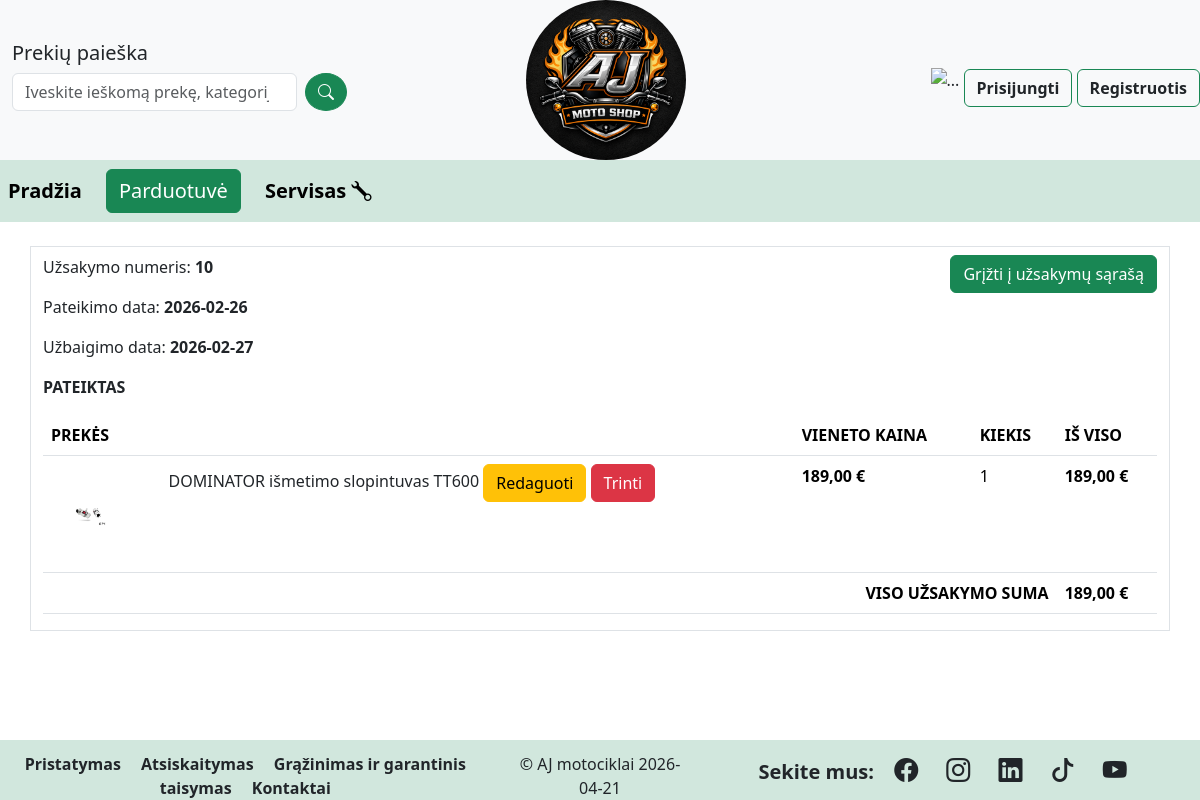
Before: /orders/10 with the older database file.
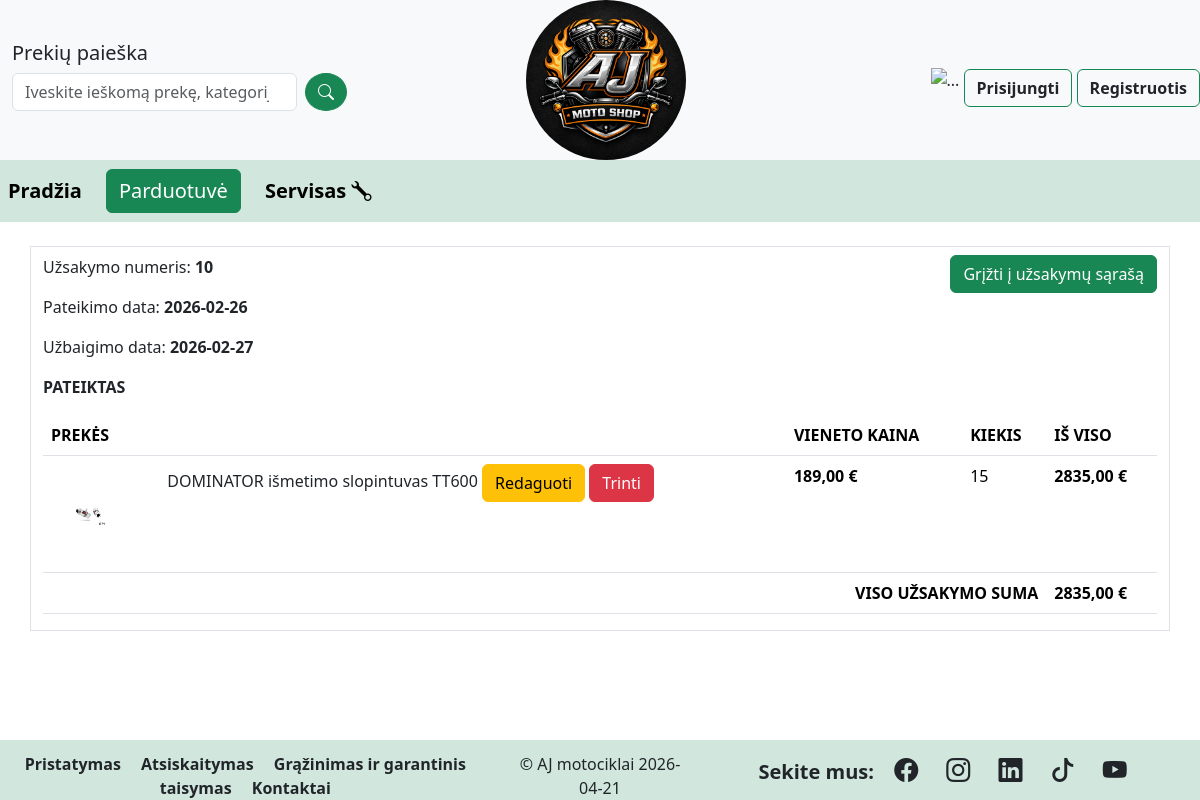
After: the same page with the newer database file.
### motoshop/models.py (models this page shows, shortened)
class OrderLine(models.Model):
    order = models.ForeignKey(verbose_name='Užsakymas',
                              to=Order,
                              on_delete=models.DO_NOTHING,
                              db_constraint = False,
                              null = False,
                              blank = False,
                              related_name = 'ol')
    product_category = models.ForeignKey(verbose_name='Prekės kategorija',
                                         to=ProductCategory,
                                         on_delete=models.CASCADE,
                                         null = True,
                                         blank = True)
    product = ChainedForeignKey(verbose_name='Produktas',
                                to=Product,
                                chained_field="product_category",
                                chained_model_field="product_category",
                                show_all=False,
                                auto_choose=True,
                                sort=True,
                                on_delete=models.DO_NOTHING,
                                db_constraint=False,
                                null=False,
                                blank=False,
                                related_name='ol')
    quantity = models.PositiveIntegerField(verbose_name='Kiekis')
    class Meta:
        verbose_name = 'Užsakymo eilutė'
        verbose_name_plural = 'Užsakymo eilutės'
    def order_line_sum(self):
        return self.quantity * self.product.final_price
    order_line_sum.short_description = 'Prekės suma'

class Product(models.Model):
    title = models.CharField(verbose_name='Pavadinimas')
    code = models.CharField(verbose_name='Prekės kodas', max_length=10)
    product_category = models.ForeignKey(verbose_name='Prekės kategorija',
                               to=ProductCategory,
                               on_delete=models.CASCADE,
                               null=True,
                               blank=True)
    p_category = (
        ('1', 'Motociklai'),
        ('2', 'Atsarginės dalys'),
        ('3', 'Apranga'),
        ('4', 'Aksesuarai'),
    )
    category = models.CharField(verbose_name='Kategorija',
                                max_length=1,
                                choices=p_category)
    manufacturer = models.CharField(verbose_name='Gamintojas')
    sizes = (
        ('1', 'S'),
        ('2', 'M'),
        ('3', 'L'),
        ('4', 'XL'),
        ('5', 'XXL'),
    )
    size = models.CharField(verbose_name='Dydis',
                            max_length=1,
                            choices=sizes,
                            null=True,
                            blank=True)
    stock_quantity = models.PositiveIntegerField(verbose_name='Kiekis sandėlyje/pas tiekėją')
    stocked = models.BooleanField(verbose_name='Ar yra sandelyje?', default=True)
    definition = HTMLField(verbose_name='Aprašymas',
                           null=True,
                           blank=True)
    new_product = models.BooleanField(verbose_name='Ar prekė nauja', default=False)
    rrp = models.DecimalField(verbose_name='Rekom. mažmeninė kaina',
                              max_digits=8,
                              decimal_places=2)
    final_price = models.DecimalField(verbose_name='Pardavimo kaina',
                                      max_digits=8,
                                      decimal_places=2)
    cover = models.ImageField(verbose_name='Nuotrauka',
                              upload_to='product_covers',
                              null=True,
                              blank=True)
    class Meta:
        verbose_name = 'Prekė'
        verbose_name_plural = 'Prekės'

class Order(models.Model):
    order_date = models.DateField(verbose_name='Užsakymo pateikimo data', auto_now_add=True)
    client = models.ForeignKey(verbose_name='Klientas',
                               to=CustomUser,
                               on_delete=models.DO_NOTHING,
                               db_constraint=False,
                               null=False,
                               blank=False,
                               related_name='orders')
    order_status = (
        ('1', 'Pateiktas'),
        ('2', 'Surenkamas'),
        ('3', 'Paruoštas'),
        ('4', 'Perduotas pristatymui'),
        ('5', 'Vėluoja'),
        ('6', 'Užbaigtas'),
        ('7', 'Atšauktas'),
    )
    status = models.CharField(verbose_name='Statusas',
                              max_length=1,
                              choices=order_status,
                              default='1')
    due_date = models.DateField(verbose_name='Užsakymo užbaigimo data')
    class Meta:
        ordering = ['-pk']
        verbose_name = 'Užsakymas'
        verbose_name_plural = 'Užsakymai'
    def order_sum(self):
        return sum(line.order_line_sum() for line in self.ol.all())
    order_sum.short_description = 'Užsakymo suma'
    order_sum.short_description = 'Prekių kiekis'

### motoshop/views.py (the view)
# urls.py: path('orders/<int:pk>',views.OrderDetailView.as_view(), name='order'),
class OrderDetailView(generic.DetailView):
    model = Order
    template_name = 'order.html'
    context_object_name = 'order'

### motoshop/context_processors.py (called while the page is built)
def category_context(request):
    return {
        'categories': ProductCategory.objects.all()
    }

### motoshop/templates/order.html (shortened to what this page needs)
{% extends 'base.html' %}
{% block content %}
<div class="container mt-4 w-100 border">
    <div class="row">
        <div class="col">
            <p class="text-start mt-2" >Užsakymo numeris: <span class="fw-bold">{{ order.pk }}</span></p>
            <p class="text-start" >Pateikimo data: <span class="fw-bold">{{ order.order_date|date:"Y-m-d" }}</p>
            <p class="text-start" >Užbaigimo data: <span class="fw-bold">{{ order.due_date|date:"Y-m-d" }}</p>
            <p class="text-start text-uppercase fw-bold {% if order.status == '6' %}text-success{% endif %}">{{ order.get_status_display }}</p>
        </div>
        <div class="col text-end">
            <a class="btn btn-success text-white mt-2" href="{% url 'myorders' %}" class="">Grįžti į užsakymų sąrašą</a>
        </div>
    </div>
    <table class="table">
        <thead>
            <tr>
                <th colspan="2" class="text-start text-uppercase">Prekės</th>
                <th class="text-start text-uppercase">Vieneto kaina</th>
                <th class="text-start text-uppercase">Kiekis</th>
                <th class="text-start text-uppercase"> Iš viso</th>
            </tr>
        </thead>
        <tbody>
            {% for line in order.ol.all %}
            <tr>
                <td> <img class="" src="{{ line.product.cover.url  }}" alt="..." style="height:100px" ></td>
                <td><a href="{% url 'product' line.product.pk %}" class="text-dark">{{ line.product.title }}</a>
                    <a class="btn btn-warning" href="{% url 'orderline_update' line.pk %}">Redaguoti</a>
                    <a class="btn btn-danger" href="{% url 'orderline_delete' line.pk %}">Trinti</a>
                </td>
                <td class="fw-bold"> {{ line.product.final_price }} &#8364; </td>
                <td> {{ line.quantity }} </td>
                <td class="fw-bold"> {{ line.order_line_sum }} &#8364;</td>
            </tr>
            {% endfor %}
            <tr>
                <td colspan="4" class="text-end fw-bold text-uppercase">Viso užsakymo suma</td>
                <td class="fw-bold"> {{ order.order_sum }} &#8364; </td>
            </tr>
        </tbody>
    </table>
</div>
{% endblock %}

Changed rows visible on the page:
changed through a linked row, Order "PATEIKTAS": order_sum "189,00" → "2835,00"
changed OrderLine "DOMINATOR išmetimo slopintuvas TT600": quantity "1" → "15"; order_line_sum "189,00" → "2835,00"
